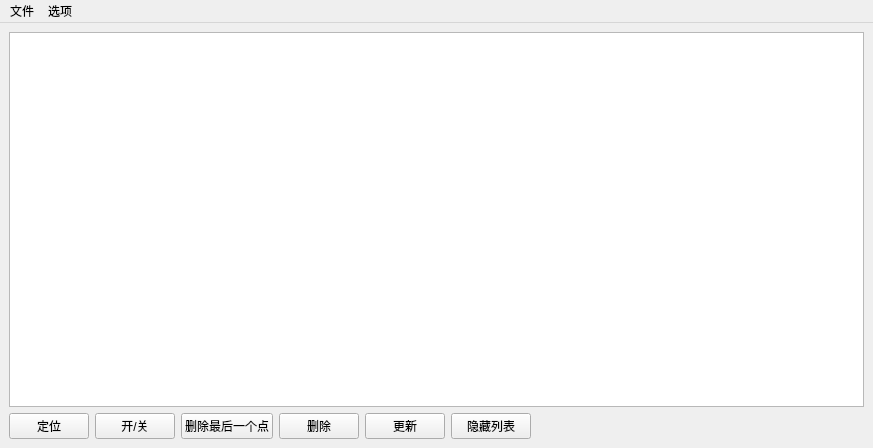
<?xml version="1.0" encoding="UTF-8"?>
<ui version="4.0">
 <class>TileListsWin</class>
 <widget class="QMainWindow" name="TileListsWin">
  <property name="geometry">
   <rect>
    <x>0</x>
    <y>0</y>
    <width>873</width>
    <height>448</height>
   </rect>
  </property>
  <property name="windowTitle">
   <string>同名点列表</string>
  </property>
  <widget class="QWidget" name="centralwidget">
   <layout class="QGridLayout" name="gridLayout">
    <item row="1" column="0">
     <layout class="QVBoxLayout" name="verticalLayout">
      <item>
       <layout class="QGridLayout" name="gridLayout_3">
        <item row="0" column="6">
         <spacer name="horizontalSpacer">
          <property name="orientation">
           <enum>Qt::Horizontal</enum>
          </property>
          <property name="sizeHint" stdset="0">
           <size>
            <width>40</width>
            <height>20</height>
           </size>
          </property>
         </spacer>
        </item>
        <item row="0" column="1">
         <widget class="QPushButton" name="onAoffBtn">
          <property name="text">
           <string>开/关</string>
          </property>
         </widget>
        </item>
        <item row="0" column="2">
         <widget class="QPushButton" name="delBtn">
          <property name="text">
           <string>删除最后一个点</string>
          </property>
         </widget>
        </item>
        <item row="0" column="5">
         <widget class="QPushButton" name="showHideBtn">
          <property name="text">
           <string>隐藏列表</string>
          </property>
         </widget>
        </item>
        <item row="0" column="4">
         <widget class="QPushButton" name="updateBtn">
          <property name="text">
           <string>更新</string>
          </property>
         </widget>
        </item>
        <item row="0" column="0">
         <widget class="QPushButton" name="locationBtn">
          <property name="text">
           <string>定位</string>
          </property>
         </widget>
        </item>
        <item row="0" column="3">
         <widget class="QPushButton" name="delBtn_c">
          <property name="text">
           <string>删除</string>
          </property>
         </widget>
        </item>
       </layout>
      </item>
     </layout>
    </item>
    <item row="0" column="0">
     <widget class="TreeView" name="view">
      <property name="sortingEnabled">
       <bool>true</bool>
      </property>
     </widget>
    </item>
   </layout>
  </widget>
  <widget class="QMenuBar" name="menubar">
   <property name="geometry">
    <rect>
     <x>0</x>
     <y>0</y>
     <width>873</width>
     <height>23</height>
    </rect>
   </property>
   <widget class="QMenu" name="fileM">
    <property name="title">
     <string>文件</string>
    </property>
    <addaction name="loatTileA"/>
    <addaction name="saveTileA"/>
    <addaction name="separator"/>
    <addaction name="cancelA"/>
   </widget>
   <widget class="QMenu" name="optionM">
    <property name="title">
     <string>选项  </string>
    </property>
    <addaction name="sortAction"/>
    <addaction name="separator"/>
    <addaction name="emptyTiles"/>
   </widget>
   <addaction name="fileM"/>
   <addaction name="optionM"/>
  </widget>
  <action name="saveTileA">
   <property name="icon">
    <iconset theme=":/menu/icons/document-save-as.svg">
     <normaloff>.</normaloff>
     <normalon>:/menu/icons/document-save-as.png</normalon>.</iconset>
   </property>
   <property name="text">
    <string>保存同名点</string>
   </property>
  </action>
  <action name="cancelA">
   <property name="text">
    <string>取消</string>
   </property>
  </action>
  <action name="sortAction">
   <property name="icon">
    <iconset theme=":/menu/icons/sort.svg">
     <normaloff>.</normaloff>
     <normalon>:/menu/icons/sort.png</normalon>.</iconset>
   </property>
   <property name="text">
    <string>误差排序</string>
   </property>
  </action>
  <action name="emptyTiles">
   <property name="text">
    <string>清空点</string>
   </property>
  </action>
  <action name="loatTileA">
   <property name="icon">
    <iconset theme=":/menu/icons/document-open.svg">
     <normaloff>.</normaloff>
     <normalon>:/menu/icons/document-open.png</normalon>.</iconset>
   </property>
   <property name="text">
    <string>加载同名点</string>
   </property>
  </action>
 </widget>
 <customwidgets>
  <customwidget>
   <class>TreeView</class>
   <extends>QTreeView</extends>
   <header>treeView.h</header>
  </customwidget>
 </customwidgets>
 <resources>
  <include location="../../data/icon_r.qrc"/>
 </resources>
 <connections/>
</ui>
